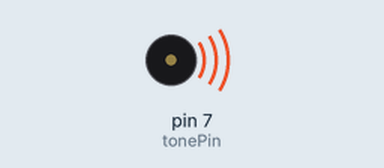
Bench run of a sketch on a simulated Arduino Uno, built with avr-gcc and run on an emulated ATmega328P. Parts: buzzer (waves = sounding).

Above: at 0.1 s.
Timing chart, 0 to 40.0 s (numbered marks = the images above):
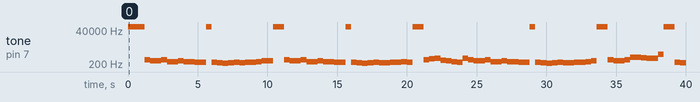

Measured:
- by itself, tone on pin 7 (tonePin): plays 65535 Hz for 1.2 s, 393 Hz for 0.40 s, 330 Hz for 0.80 s, 393 Hz for 0.40 s, 294 Hz for 0.80 s, 330 Hz for 0.40 s … (73 notes in this stretch)

The sketch:

buzzer_song.ino
```cpp
//孙燕姿《遇见》
#define NOTE_C0   -1
#define NOTE_CL1 131
#define NOTE_CL2 147
#define NOTE_CL3 165
#define NOTE_CL4 175
#define NOTE_CL5 196
#define NOTE_CL6 221
#define NOTE_CL7 248


#define NOTE_C1 262
#define NOTE_C2 294
#define NOTE_C3 330
#define NOTE_C4 350
#define NOTE_C5 393
#define NOTE_C6 441
#define NOTE_C7 495


#define NOTE_CH1 525
#define NOTE_CH2 589
#define NOTE_CH3 661
#define NOTE_CH4 700
#define NOTE_CH5 786
#define NOTE_CH6 882
#define NOTE_CH7 990

//孙燕姿《遇见》，该部分是定义是把每个音符和频率值对应起来，全部都打上了，后面可以随意编写，直接调用（也可以用到哪个定义哪个）

#define WHOLE 1
#define HALF 0.5
#define QUARTER 0.25
#define EIGHTH 0.25
#define SIXTEENTH 0.625
//该部分是对应了节拍

int tune[] =
{
NOTE_C0,NOTE_C0,NOTE_C0,NOTE_C5,NOTE_C3,
NOTE_C3,NOTE_C5,NOTE_C2,NOTE_C2,NOTE_C3,NOTE_C2,
NOTE_C2,NOTE_C1,NOTE_C1,NOTE_C0,NOTE_C1,NOTE_CL7,
NOTE_CL6,NOTE_CL7,NOTE_C1,NOTE_CL7,NOTE_C1,NOTE_C1,

NOTE_C2,NOTE_C3,
NOTE_C3,NOTE_C0,NOTE_C0,NOTE_C5,NOTE_C3,
NOTE_C3,NOTE_C5,NOTE_C2,NOTE_C2,NOTE_C3,NOTE_C2,
NOTE_C2,NOTE_C1,NOTE_C1,NOTE_C0,NOTE_C1,NOTE_CL7,
NOTE_CL6,NOTE_CL7,NOTE_C1,NOTE_CL7,NOTE_CL7,NOTE_C1,NOTE_C1,NOTE_C2,
NOTE_C1,NOTE_C0,NOTE_C0,NOTE_C5,NOTE_C6,NOTE_C7,


NOTE_C4,NOTE_C3,NOTE_C2,NOTE_C1,NOTE_C7,NOTE_C5,NOTE_C3,
NOTE_C3,NOTE_C5,NOTE_C2,NOTE_C2,NOTE_C3,NOTE_C2,
NOTE_C2,NOTE_C1,NOTE_C1,NOTE_C0,NOTE_C1,NOTE_CL7,
NOTE_CL6,NOTE_CL7,NOTE_C1,NOTE_CL7,NOTE_CL7,NOTE_C1,NOTE_C1,NOTE_C2,
NOTE_C3,NOTE_C0,NOTE_C0,NOTE_C5,NOTE_C3,
NOTE_C3,NOTE_C5,NOTE_CH2,NOTE_CH2,NOTE_CH1,NOTE_C7,
NOTE_C7,NOTE_CH6,NOTE_C0,NOTE_C0,NOTE_C1,NOTE_CL7,
NOTE_CL6,NOTE_CL7,NOTE_C1,NOTE_CL7,NOTE_CL7,NOTE_C1,NOTE_C1,NOTE_C2,
NOTE_C1,NOTE_C0,NOTE_C0,NOTE_C5,NOTE_C6,NOTE_C7,
NOTE_CH1,NOTE_C7,NOTE_CH1,NOTE_C7,NOTE_C6,NOTE_C5,NOTE_C6,
NOTE_C6,NOTE_C5,NOTE_C5,NOTE_C5,NOTE_C1,NOTE_C2,NOTE_C3,
NOTE_C4,NOTE_C3,NOTE_C4,NOTE_C5,NOTE_C1,NOTE_C2,NOTE_C3,
NOTE_C3,NOTE_C3,NOTE_C0,NOTE_C0,NOTE_C5,NOTE_C6,NOTE_C7,
NOTE_C1,NOTE_C7,NOTE_CH1,NOTE_CH3,NOTE_CH1,NOTE_CH2,NOTE_CH3,
NOTE_CH3,NOTE_C5,NOTE_C5,NOTE_C5,NOTE_C1,NOTE_C2,NOTE_C3,
NOTE_C4,NOTE_C3,NOTE_C4,NOTE_C3,NOTE_C2,NOTE_C2,NOTE_C1,
NOTE_CL7,NOTE_C1,NOTE_C1,NOTE_C0,NOTE_C5,NOTE_C6,NOTE_C7,
NOTE_CH1,NOTE_C7,NOTE_CH1,NOTE_CH2,NOTE_CH1,NOTE_C7,NOTE_C6,
NOTE_C6,NOTE_C5,NOTE_C0,NOTE_C0,NOTE_C1,NOTE_C2,NOTE_C3,
NOTE_C4,NOTE_C3,NOTE_C4,NOTE_C5,NOTE_C1,NOTE_C1,NOTE_C6,
NOTE_C6,NOTE_C5,NOTE_C5,NOTE_C0,NOTE_C5,NOTE_C6,NOTE_C7,
NOTE_CH1,NOTE_C7,NOTE_CH1,NOTE_CH2,NOTE_CH1,NOTE_CH2,NOTE_CH3,
NOTE_CH3,NOTE_C5,NOTE_C5,NOTE_C0,NOTE_C1,NOTE_C2,NOTE_C3,NOTE_C4,
NOTE_C4,NOTE_C3,NOTE_C4,NOTE_C5,NOTE_C1,NOTE_C2,
NOTE_C2,NOTE_C3,NOTE_C2,NOTE_C1,NOTE_C1,NOTE_C1,NOTE_C0,NOTE_C0,
NOTE_C0,NOTE_C0,NOTE_C0,NOTE_C5,NOTE_C6,NOTE_C7,
NOTE_CH1,NOTE_C7,NOTE_CH1,NOTE_C7,NOTE_C6,NOTE_C5,NOTE_C4,
NOTE_C4,NOTE_C5,NOTE_C5,NOTE_C0,NOTE_C0,
};

float duration[]=
{
1,1,1,0.5+0.5,//听见
1,0.5+0.5,1,0.5+0.5,//冬天的离
0.5+0.5,1,1,0.5+0.5,//开  我在
0.5+0.5,0.5+0.5,0.5+0.5,0.5+0.5,//某年某月醒过来
1,1,1,0.5+0.5,//我想
1,0.5+0.5,1,0.5+0.5,//我等我期
0.5+0.5,1,1,0.5+0.5,//待未来
0.5+0.5,0.5+0.5,0.5+0.5,0.5+0.5,//却不能理智安
1,1,0.5+0.5,0.5+0.5,//排
0.5+0.5,0.5+0.5,1,0.5+0.5,//阴天
1,0.5+0.5,1,0.5+0.5,//傍晚车窗
0.5+0.5,1,1,0.5+0.5,//外  未来
0.5+0.5,0.5+0.5,0.5+0.5,0.5+0.5,//有一个人在等
1,1,1,0.5+0.5,//待   向左
1,0.5+0.5,1,0.5+0.5,//向右向前
0.5+0.5,1,1,0.5+0.5,//看  爱要
0.5+0.5,0.5+0.5,0.5+0.5,0.5+0.5,//拐几个弯才
1,1,0.5+0.5,0.5+0.5,//来  我遇见
1,0.5+0.5,0.5+0.5,0.5+0.5,//谁会有怎样的对
0.5+0.5,1,0.5+0.5,0.5+0.5,//白  我等的
1,0.5+0.5,0.5+0.5,0.5+0.5,//人他在多远的未
0.5+0.5,1,0.5+0.5,0.5+0.5,//来  我听见
1,0.5+0.5,0.5+0.5,0.5+0.5,//风来自地铁和人
0.5+0.5,1,0.5+0.5,0.5+0.5,//海  我排着
1,0.5+0.5,0.5+0.5,0.5+0.5,//队  拿着爱的号
0.5+0.5,1,0.5+0.5,0.5+0.5,//码牌  我往前
1,0.5+0.5,0.5+0.5,0.5+0.5,//飞  飞过一片时间
0.5+0.5,1,0.5+0.5,0.5+0.5,//海  我们也
1,0.5+0.5,0.5+0.5,0.5+0.5,//曾在爱情里受伤
0.5+0.5,1,0.5+0.5,0.5+0.5,//害   我看着
1,0.5+0.5,0.5+0.5,0.5+0.5,//路  梦的路口 有点
0.5+0.5,1,0.5+0.5,0.5+0.5,//窄   我遇见
1,0.5+0.5,0.5+0.5,1,//你 是最美丽的
0.25+0.25+0.25+0.25,0.5+0.5,1,1,//意外
1,1,0.5+0.5,0.5+0.5,//终有一
1,0.5+0.5,0.5+0.5,0.5+0.5,//天我的谜底会揭
0.5+0.5,1,1,1,//开

};
//这部分是整首曲子的节拍部分，也定义个序列duration，浮点（数组的个数和前面音符的个数是一样的，一一对应）

int length;//这里定义一个变量，后面用来表示共有多少个音符

int tonePin=7;//蜂鸣器的端口，数字模拟都可以

void setup()

{

pinMode(tonePin,OUTPUT);//设置蜂鸣器的pin为输出模式

length = sizeof(tune)/sizeof(tune[0]);//这里用了一个sizeof函数，可以查出tone序列里有多少个音符

}

void loop()

{

  for(int x=0;x<length;x++)//循环音符的次数
  {
    tone(tonePin,tune[x]);//此函数依次播放tune序列里的数组，即每个 音符

 delay(400*duration[x]);//每个音符持续的时间，即节拍duration，是调整时间的越大，曲子速度越慢，越小曲子速度越快，自己掌握吧

noTone(tonePin);//停止当前音符，进入下一音符

  }
  delay(5000);//等待5秒后，循环重新开始
}
```
